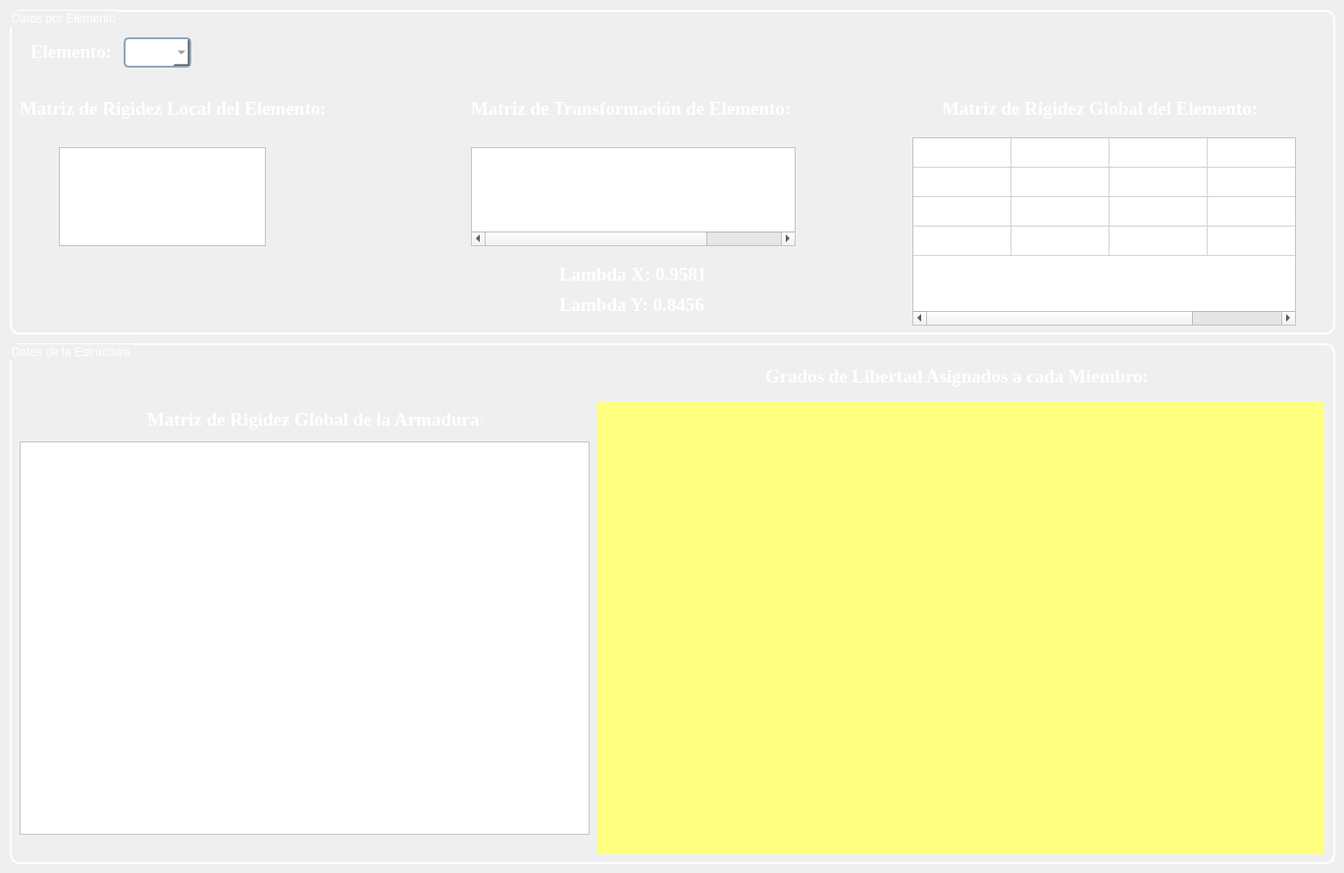
       <widget class="QWidget" name="pag_2">
        <widget class="QGroupBox" name="groupBox_2">
         <property name="geometry">
          <rect>
           <x>10</x>
           <y>10</y>
           <width>1351</width>
           <height>331</height>
          </rect>
         </property>
         <property name="styleSheet">
          <string notr="true">QGroupBox{
	/* Ancho y color del borde*/
	border: 2px solid rgb(255, 255, 255);

	/* Radio del borde */
	border-radius: 10px;

	/* Formato de la letra */
	font: 75 14pt &quot;Times New Roman&quot;;

	/*Color de la letra*/
	color: rgb(255, 255, 255);
}</string>
         </property>
         <property name="title">
          <string>Datos por Elemento</string>
         </property>
         <widget class="QLabel" name="label_7">
          <property name="geometry">
           <rect>
            <x>21</x>
            <y>32</y>
            <width>91</width>
            <height>21</height>
           </rect>
          </property>
          <property name="font">
           <font>
            <family>Times New Roman</family>
            <pointsize>14</pointsize>
            <weight>9</weight>
            <italic>false</italic>
            <bold>false</bold>
           </font>
          </property>
          <property name="styleSheet">
           <string notr="true">QLabel{

	/* Color de Fondo*/
	background-color: None;
	
	/* Formato de la letra */
	font: 75 14pt &quot;Times New Roman&quot;;
	
	/* Color de la letra */
	color: rgb(255, 255, 255);
}</string>
          </property>
          <property name="text">
           <string>&lt;html&gt;&lt;head/&gt;&lt;body&gt;&lt;p&gt;&lt;span style=&quot; font-weight:600;&quot;&gt;Elemento:&lt;/span&gt;&lt;/p&gt;&lt;/body&gt;&lt;/html&gt;</string>
          </property>
         </widget>
         <widget class="QComboBox" name="cb_elemento">
          <property name="geometry">
           <rect>
            <x>116</x>
            <y>28</y>
            <width>69</width>
            <height>31</height>
           </rect>
          </property>
          <property name="minimumSize">
           <size>
            <width>0</width>
            <height>0</height>
           </size>
          </property>
          <property name="maximumSize">
           <size>
            <width>300</width>
            <height>45</height>
           </size>
          </property>
          <property name="font">
           <font>
            <family>Times New Roman</family>
            <pointsize>14</pointsize>
            <weight>9</weight>
            <italic>false</italic>
            <bold>false</bold>
           </font>
          </property>
          <property name="toolTip">
           <string/>
          </property>
          <property name="styleSheet">
           <string notr="true">QComboBox{
	/* Borde */
	border: 2px solid rgb(142, 168, 195);
	border-radius: 5px;

	/* Color de fondo */
	background-color:rgb(255, 255, 255); 

	/* Color de Letras */
	color: rgb(100,100,100);

	/* Formato de Letras */
	font: 75 14pt &quot;Times New Roman&quot;;
}



QComboBox:hover{
	/* Borde */
	border: 2px solid rgb(255, 195, 15)

}





</string>
          </property>
          <property name="editable">
           <bool>false</bool>
          </property>
          <property name="currentText">
           <string/>
          </property>
         </widget>
         <widget class="QLabel" name="label_8">
          <property name="geometry">
           <rect>
            <x>10</x>
            <y>90</y>
            <width>321</width>
            <height>21</height>
           </rect>
          </property>
          <property name="font">
           <font>
            <family>Times New Roman</family>
            <pointsize>14</pointsize>
            <weight>9</weight>
            <italic>false</italic>
            <bold>false</bold>
           </font>
          </property>
          <property name="styleSheet">
           <string notr="true">QLabel{

	/* Color de Fondo*/
	background-color: None;
	
	/* Formato de la letra */
	font: 75 14pt &quot;Times New Roman&quot;;
	
	/* Color de la letra */
	color: rgb(255, 255, 255);
}</string>
          </property>
          <property name="text">
           <string>&lt;html&gt;&lt;head/&gt;&lt;body&gt;&lt;p&gt;&lt;span style=&quot; font-weight:600;&quot;&gt;Matriz de Rigidez Local del Elemento:&lt;/span&gt;&lt;/p&gt;&lt;/body&gt;&lt;/html&gt;</string>
          </property>
         </widget>
         <widget class="QTableWidget" name="tbl_MRLE">
          <property name="geometry">
           <rect>
            <x>50</x>
            <y>140</y>
            <width>211</width>
            <height>101</height>
           </rect>
          </property>
          <property name="font">
           <font>
            <family>Times New Roman</family>
            <pointsize>14</pointsize>
            <weight>9</weight>
            <italic>false</italic>
            <bold>false</bold>
           </font>
          </property>
          <property name="styleSheet">
           <string notr="true">QTableWidget{
	/* Color de Fondo de la tabla */
	background-color: rgb(255, 255, 255);

	/* Formato a las letras en la tabla*/
	font: 75 14pt &quot;Times New Roman&quot;;
	
}

QHeaderView{
	/* Color de Fondo del encabezado */
	background-color: rgb(255, 255, 255);

	/* Formato a las letras en la cabeceras*/
	font: 75 14pt &quot;Times New Roman&quot;;
}
</string>
          </property>
          <property name="rowCount">
           <number>0</number>
          </property>
          <attribute name="horizontalHeaderVisible">
           <bool>false</bool>
          </attribute>
          <attribute name="verticalHeaderVisible">
           <bool>false</bool>
          </attribute>
          <column>
           <property name="text">
            <string>a</string>
           </property>
          </column>
          <column>
           <property name="text">
            <string>b</string>
           </property>
          </column>
         </widget>
         <widget class="QLabel" name="label_9">
          <property name="geometry">
           <rect>
            <x>470</x>
            <y>90</y>
            <width>331</width>
            <height>21</height>
           </rect>
          </property>
          <property name="font">
           <font>
            <family>Times New Roman</family>
            <pointsize>14</pointsize>
            <weight>9</weight>
            <italic>false</italic>
            <bold>false</bold>
           </font>
          </property>
          <property name="styleSheet">
           <string notr="true">QLabel{

	/* Color de Fondo*/
	background-color: None;
	
	/* Formato de la letra */
	font: 75 14pt &quot;Times New Roman&quot;;
	
	/* Color de la letra */
	color: rgb(255, 255, 255);
}</string>
          </property>
          <property name="text">
           <string>&lt;html&gt;&lt;head/&gt;&lt;body&gt;&lt;p&gt;&lt;span style=&quot; font-weight:600;&quot;&gt;Matriz de Transformación de Elemento:&lt;/span&gt;&lt;/p&gt;&lt;/body&gt;&lt;/html&gt;</string>
          </property>
         </widget>
         <widget class="QTableWidget" name="tbl_MTE">
          <property name="geometry">
           <rect>
            <x>470</x>
            <y>140</y>
            <width>331</width>
            <height>101</height>
           </rect>
          </property>
          <property name="font">
           <font>
            <family>Times New Roman</family>
            <pointsize>14</pointsize>
            <weight>9</weight>
            <italic>false</italic>
            <bold>false</bold>
           </font>
          </property>
          <property name="styleSheet">
           <string notr="true">QTableWidget{
	/* Color de Fondo de la tabla */
	background-color: rgb(255, 255, 255);

	/* Formato a las letras en la tabla*/
	font: 75 14pt &quot;Times New Roman&quot;;
	
}

QHeaderView{
	/* Color de Fondo del encabezado */
	background-color: rgb(255, 255, 255);

	/* Formato a las letras en la cabeceras*/
	font: 75 14pt &quot;Times New Roman&quot;;
}
</string>
          </property>
          <property name="rowCount">
           <number>0</number>
          </property>
          <attribute name="horizontalHeaderVisible">
           <bool>false</bool>
          </attribute>
          <attribute name="verticalHeaderVisible">
           <bool>false</bool>
          </attribute>
          <column>
           <property name="text">
            <string>a</string>
           </property>
          </column>
          <column>
           <property name="text">
            <string>b</string>
           </property>
          </column>
          <column>
           <property name="text">
            <string>c</string>
           </property>
          </column>
          <column>
           <property name="text">
            <string>d</string>
           </property>
          </column>
         </widget>
         <widget class="QLabel" name="label_10">
          <property name="geometry">
           <rect>
            <x>950</x>
            <y>90</y>
            <width>331</width>
            <height>21</height>
           </rect>
          </property>
          <property name="font">
           <font>
            <family>Times New Roman</family>
            <pointsize>14</pointsize>
            <weight>9</weight>
            <italic>false</italic>
            <bold>false</bold>
           </font>
          </property>
          <property name="styleSheet">
           <string notr="true">QLabel{

	/* Color de Fondo*/
	background-color: None;
	
	/* Formato de la letra */
	font: 75 14pt &quot;Times New Roman&quot;;
	
	/* Color de la letra */
	color: rgb(255, 255, 255);
}</string>
          </property>
          <property name="text">
           <string>&lt;html&gt;&lt;head/&gt;&lt;body&gt;&lt;p&gt;&lt;span style=&quot; font-weight:600;&quot;&gt;Matriz de Rigidez Global del Elemento:&lt;/span&gt;&lt;/p&gt;&lt;/body&gt;&lt;/html&gt;</string>
          </property>
         </widget>
         <widget class="QTableWidget" name="tbl_MRGE">
          <property name="geometry">
           <rect>
            <x>920</x>
            <y>130</y>
            <width>391</width>
            <height>192</height>
           </rect>
          </property>
          <property name="font">
           <font>
            <family>Times New Roman</family>
            <pointsize>14</pointsize>
            <weight>9</weight>
            <italic>false</italic>
            <bold>false</bold>
           </font>
          </property>
          <property name="styleSheet">
           <string notr="true">QTableWidget{
	/* Color de Fondo de la tabla */
	background-color: rgb(255, 255, 255);

	/* Formato a las letras en la tabla*/
	font: 75 14pt &quot;Times New Roman&quot;;
	
}

QHeaderView{
	/* Color de Fondo del encabezado */
	background-color: rgb(255, 255, 255);

	/* Formato a las letras en la cabeceras*/
	font: 75 14pt &quot;Times New Roman&quot;;
}
</string>
          </property>
          <property name="rowCount">
           <number>4</number>
          </property>
          <attribute name="horizontalHeaderVisible">
           <bool>false</bool>
          </attribute>
          <attribute name="verticalHeaderVisible">
           <bool>false</bool>
          </attribute>
          <row>
           <property name="text">
            <string>New Row</string>
           </property>
          </row>
          <row>
           <property name="text">
            <string>New Row</string>
           </property>
          </row>
          <row>
           <property name="text">
            <string>New Row</string>
           </property>
          </row>
          <row>
           <property name="text">
            <string>New Row</string>
           </property>
          </row>
          <column>
           <property name="text">
            <string>New Column</string>
           </property>
          </column>
          <column>
           <property name="text">
            <string>New Column</string>
           </property>
          </column>
          <column>
           <property name="text">
            <string>New Column</string>
           </property>
          </column>
          <column>
           <property name="text">
            <string>New Column</string>
           </property>
          </column>
         </widget>
         <widget class="QLabel" name="lbl_LX">
          <property name="geometry">
           <rect>
            <x>560</x>
            <y>259</y>
            <width>161</width>
            <height>21</height>
           </rect>
          </property>
          <property name="font">
           <font>
            <family>Times New Roman</family>
            <pointsize>14</pointsize>
            <weight>9</weight>
            <italic>false</italic>
            <bold>false</bold>
           </font>
          </property>
          <property name="styleSheet">
           <string notr="true">QLabel{

	/* Color de Fondo*/
	background-color: None;
	
	/* Formato de la letra */
	font: 75 14pt &quot;Times New Roman&quot;;
	
	/* Color de la letra */
	color: rgb(255, 255, 255);
}</string>
          </property>
          <property name="text">
           <string>&lt;html&gt;&lt;head/&gt;&lt;body&gt;&lt;p&gt;&lt;span style=&quot; font-weight:600;&quot;&gt;Lambda X: 0.9581&lt;/span&gt;&lt;/p&gt;&lt;/body&gt;&lt;/html&gt;</string>
          </property>
         </widget>
         <widget class="QLabel" name="lbl_LY">
          <property name="geometry">
           <rect>
            <x>560</x>
            <y>290</y>
            <width>161</width>
            <height>21</height>
           </rect>
          </property>
          <property name="font">
           <font>
            <family>Times New Roman</family>
            <pointsize>14</pointsize>
            <weight>9</weight>
            <italic>false</italic>
            <bold>false</bold>
           </font>
          </property>
          <property name="styleSheet">
           <string notr="true">QLabel{

	/* Color de Fondo*/
	background-color: None;
	
	/* Formato de la letra */
	font: 75 14pt &quot;Times New Roman&quot;;
	
	/* Color de la letra */
	color: rgb(255, 255, 255);
}</string>
          </property>
          <property name="text">
           <string>&lt;html&gt;&lt;head/&gt;&lt;body&gt;&lt;p&gt;&lt;span style=&quot; font-weight:600;&quot;&gt;Lambda Y: 0.8456&lt;/span&gt;&lt;/p&gt;&lt;/body&gt;&lt;/html&gt;</string>
          </property>
         </widget>
        </widget>
        <widget class="QGroupBox" name="groupBox_4">
         <property name="geometry">
          <rect>
           <x>10</x>
           <y>350</y>
           <width>1351</width>
           <height>531</height>
          </rect>
         </property>
         <property name="styleSheet">
          <string notr="true">QGroupBox{
	/* Ancho y color del borde*/
	border: 2px solid rgb(255, 255, 255);

	/* Radio del borde */
	border-radius: 10px;

	/* Formato de la letra */
	font: 75 14pt &quot;Times New Roman&quot;;

	/*Color de la letra*/
	color: rgb(255, 255, 255);
}</string>
         </property>
         <property name="title">
          <string>Datos de la Estructiura</string>
         </property>
         <widget class="QLabel" name="label_13">
          <property name="geometry">
           <rect>
            <x>140</x>
            <y>67</y>
            <width>341</width>
            <height>21</height>
           </rect>
          </property>
          <property name="font">
           <font>
            <family>Times New Roman</family>
            <pointsize>14</pointsize>
            <weight>9</weight>
            <italic>false</italic>
            <bold>false</bold>
           </font>
          </property>
          <property name="styleSheet">
           <string notr="true">QLabel{

	/* Color de Fondo*/
	background-color: None;
	
	/* Formato de la letra */
	font: 75 14pt &quot;Times New Roman&quot;;
	
	/* Color de la letra */
	color: rgb(255, 255, 255);
}</string>
          </property>
          <property name="text">
           <string>&lt;html&gt;&lt;head/&gt;&lt;body&gt;&lt;p&gt;&lt;span style=&quot; font-weight:600;&quot;&gt;Matriz de Rigidez Global de la Armadura:&lt;/span&gt;&lt;/p&gt;&lt;/body&gt;&lt;/html&gt;</string>
          </property>
         </widget>
         <widget class="QTableWidget" name="tbl_MRGA">
          <property name="geometry">
           <rect>
            <x>10</x>
            <y>100</y>
            <width>581</width>
            <height>401</height>
           </rect>
          </property>
          <property name="font">
           <font>
            <family>Times New Roman</family>
            <pointsize>14</pointsize>
            <weight>9</weight>
            <italic>false</italic>
            <bold>false</bold>
           </font>
          </property>
          <property name="styleSheet">
           <string notr="true">QTableWidget{
	/* Color de Fondo de la tabla */
	background-color: rgb(255, 255, 255);

	/* Formato a las letras en la tabla*/
	font: 75 14pt &quot;Times New Roman&quot;;
	
}

QHeaderView{
	/* Color de Fondo del encabezado */
	background-color: rgb(255, 255, 255);

	/* Formato a las letras en la cabeceras*/
	font: 75 14pt &quot;Times New Roman&quot;;
}
</string>
          </property>
          <property name="rowCount">
           <number>0</number>
          </property>
          <attribute name="horizontalHeaderVisible">
           <bool>false</bool>
          </attribute>
          <attribute name="verticalHeaderVisible">
           <bool>false</bool>
          </attribute>
         </widget>
         <widget class="QLabel" name="label_14">
          <property name="geometry">
           <rect>
            <x>770</x>
            <y>23</y>
            <width>401</width>
            <height>21</height>
           </rect>
          </property>
          <property name="font">
           <font>
            <family>Times New Roman</family>
            <pointsize>14</pointsize>
            <weight>9</weight>
            <italic>false</italic>
            <bold>false</bold>
           </font>
          </property>
          <property name="styleSheet">
           <string notr="true">QLabel{

	/* Color de Fondo*/
	background-color: None;
	
	/* Formato de la letra */
	font: 75 14pt &quot;Times New Roman&quot;;
	
	/* Color de la letra */
	color: rgb(255, 255, 255);
}</string>
          </property>
          <property name="text">
           <string>&lt;html&gt;&lt;head/&gt;&lt;body&gt;&lt;p&gt;&lt;span style=&quot; font-weight:600;&quot;&gt;Grados de Libertad Asignados a cada Miembro:&lt;/span&gt;&lt;/p&gt;&lt;/body&gt;&lt;/html&gt;</string>
          </property>
         </widget>
         <widget class="MatplotlibWidgetLienzo" name="wgt_GL" native="true">
          <property name="geometry">
           <rect>
            <x>599</x>
            <y>60</y>
            <width>741</width>
            <height>461</height>
           </rect>
          </property>
          <property name="styleSheet">
           <string notr="true">background-color: rgb(255, 255, 127);</string>
          </property>
         </widget>
        </widget>
       </widget>
